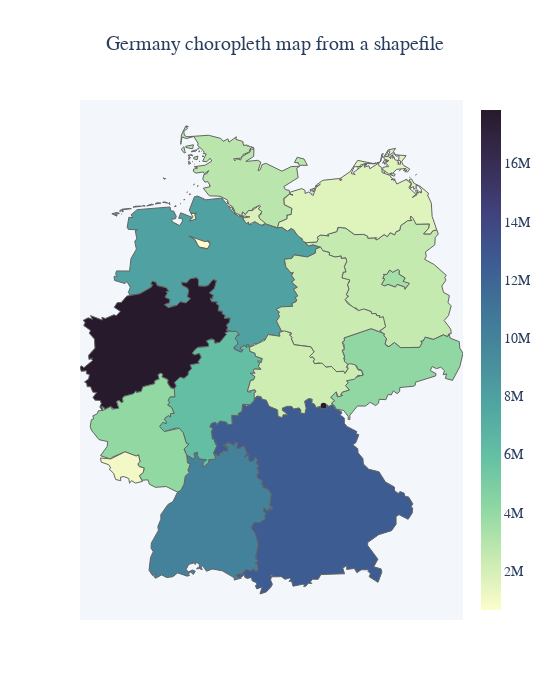

Write notebook code for a chart like this one.
### Code cell
fig = go.Figure(data=data, layout=layout)
fig.show()
